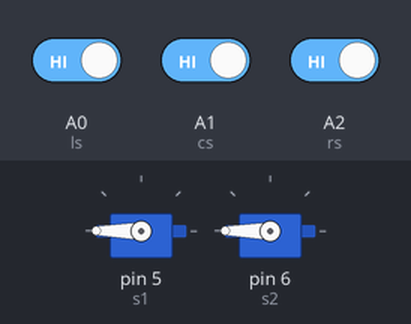
Bench run of a sketch on a simulated Arduino Uno, built with avr-gcc and run on an emulated ATmega328P. Parts: 2 × servo. The test bench sets the inputs (shaded band); at power-on: A0 (ls) HIGH, A1 (cs) HIGH, A2 (rs) HIGH.

Above: at 1.2 s.
1.3 s: A0 (ls) driven LOW and A1 (cs) driven LOW
At 1.9 s:
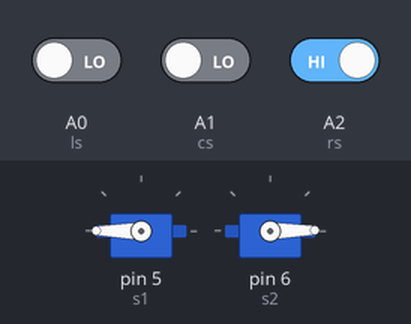
2.8 s: A0 (ls) driven HIGH
At 4.0 s:
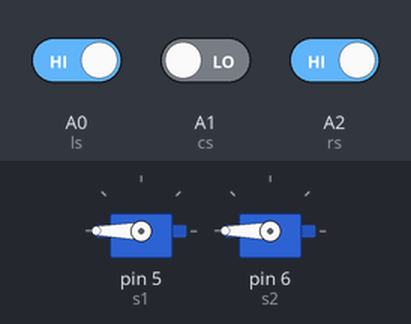
4.3 s: A2 (rs) driven LOW
At 5.3 s:
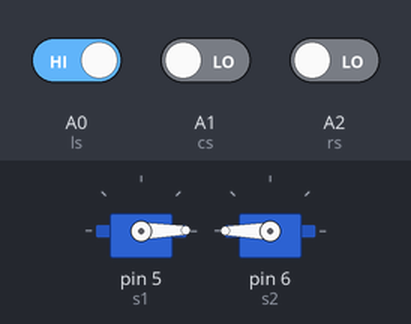
5.8 s: A2 (rs) driven HIGH
At 6.5 s:
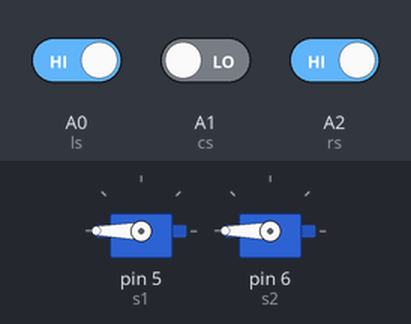
Timing chart, 0 to 8.3 s (numbered marks = the images above; inputs shaded):
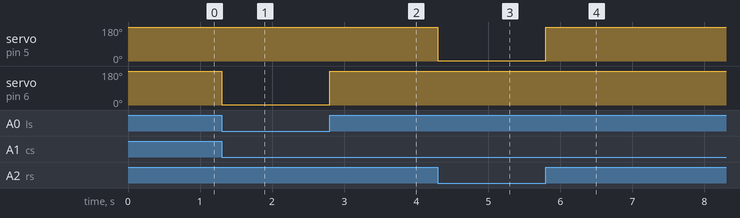

Measured:
- after the input at 1.3 s, servo on pin 6 (s2): 180° → 1° at once
- after the input at 2.8 s, servo on pin 6 (s2): 1° → 180° at once
- after the input at 4.3 s, servo on pin 5 (s1): 180° → 1° at once
- after the input at 5.8 s, servo on pin 5 (s1): 1° → 180° at once

The sketch:

sumo_testing.ino
```cpp
int ls=A0;
int cs=A1;
int rs=A2;
int lsv;
int csv;
int rsv;
#include <Servo.h>
Servo s1;
Servo s2;
  void setup()
{
  s1.attach(5);
  s2.attach(6);
  pinMode(ls,INPUT);
  pinMode(cs,INPUT);
  pinMode(rs,INPUT);
 Serial.begin(9600);
}
void loop()
{
  lsv=digitalRead(ls);
  csv=digitalRead(cs);
  rsv=digitalRead(rs);
  if(lsv==LOW&&csv==LOW&&rsv==LOW)
  {
    fwd();
  }
  else if(lsv==HIGH&&csv==LOW&&rsv==LOW)
  {
    left();
  }
  else if(lsv==LOW&&csv==LOW&&rsv==HIGH)
  {
    right();
  }
  else if(lsv==LOW&&csv==HIGH&&rsv==LOW)
  {
    fwd();
  }
  else if(lsv==HIGH&&csv==HIGH&&rsv==LOW)
  {
    fwd();
  }
  else if(lsv==LOW&&csv==HIGH&&rsv==HIGH)
  {
    fwd();
  }
  else if(lsv==HIGH&&csv==LOW&&rsv==HIGH)
  {
    fwd();
  }
   else if(lsv==HIGH&&csv==HIGH&&rsv==HIGH)
  {
    fwd();
  }
}
    void left()
 {
 s1.write(1);
 s2.write(180);
 }
  void right()
{
 s1.write(180);
 s2.write(1);
}
 void back()
{
 s1.write(1);
 s2.write(1);
}
 void Stop()
{
 s1.write(94);
 s2.write(94);
}
  void fwd()
{
 s1.write(180);
 s2.write(180);
}
```
